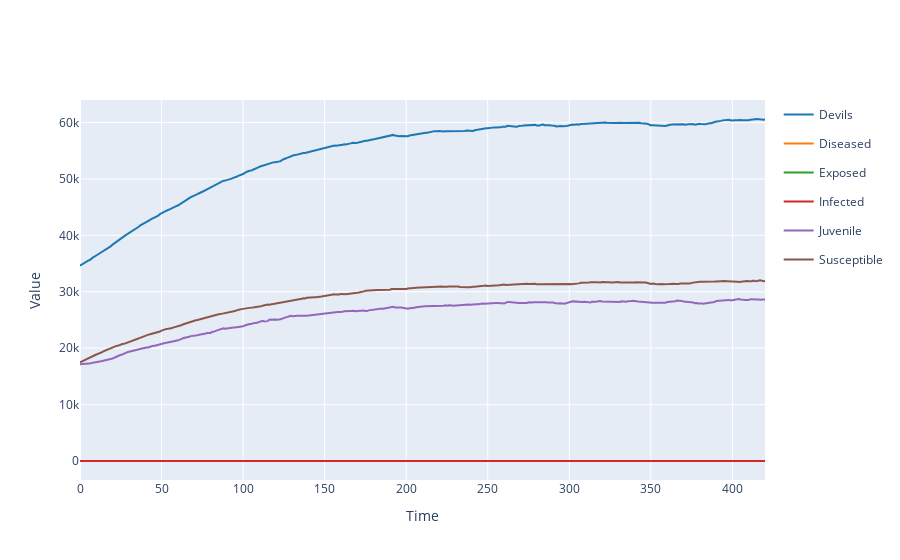

The notebook cell saved with this chart:
### Code cell
results = model.run(solver=solver)
results.plotplotly()

### Figure 1 — Plotly figure (JSON) as saved in the notebook; plotly's stock layout.template omitted (floating-point values rounded to 4 significant figures; data arrays with more than 128 entries replaced by an {"elided": "..."} marker saying what was removed)
{"data": [{"legendgroup": "Devils", "line": {"color": "#1f77b4"}, "mode": "lines", "name": "Devils", "type": "scatter", "x": {"elided": "421 int values"}, "y": {"elided": "421 int values"}}, {"legendgroup": "Diseased", "line": {"color": "#ff7f0e"}, "mode": "lines", "name": "Diseased", "type": "scatter", "x": {"elided": "421 int values"}, "y": {"elided": "421 int values"}}, {"legendgroup": "Exposed", "line": {"color": "#2ca02c"}, "mode": "lines", "name": "Exposed", "type": "scatter", "x": {"elided": "421 int values"}, "y": {"elided": "421 int values"}}, {"legendgroup": "Infected", "line": {"color": "#d62728"}, "mode": "lines", "name": "Infected", "type": "scatter", "x": {"elided": "421 int values"}, "y": {"elided": "421 int values"}}, {"legendgroup": "Juvenile", "line": {"color": "#9467bd"}, "mode": "lines", "name": "Juvenile", "type": "scatter", "x": {"elided": "421 int values"}, "y": {"elided": "421 int values"}}, {"legendgroup": "Susceptible", "line": {"color": "#8c564b"}, "mode": "lines", "name": "Susceptible", "type": "scatter", "x": {"elided": "421 int values"}, "y": {"elided": "421 int values"}}], "layout": {"showlegend": true, "title": {"text": ""}, "xaxis": {"title": {"text": "Time"}}, "yaxis": {"title": {"text": "Value"}}}}
